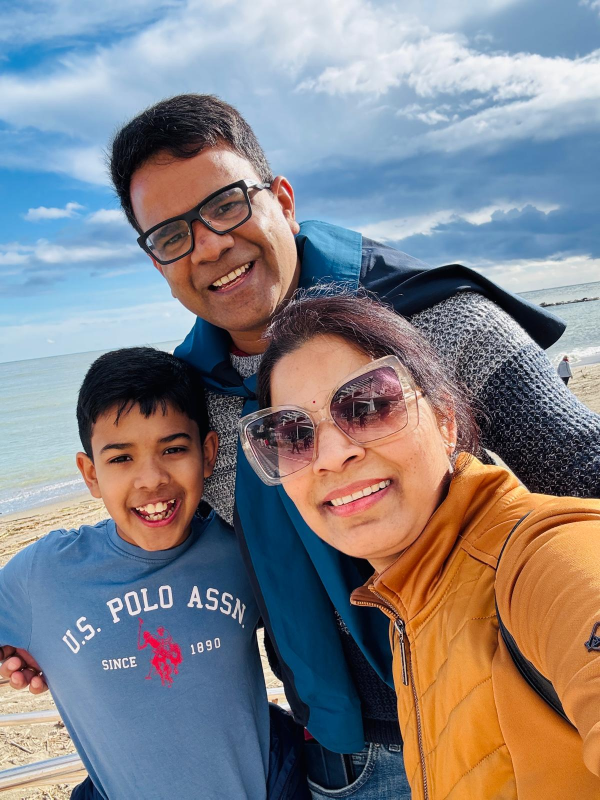
#> input picture family.jpeg, 1200 x 1599 px (shown at 1/2 size)
$ python image_wdith_annotation_project.py
#> lines starting #> are read from the running program, lines starting #| are printed output that depends on the picture
import cv2

image = cv2.imread("family.jpeg")
#> image is the input picture: shape (1599, 1200, 3); mean B, G, R 134.5, 130.2, 132.2


h, w = image.shape[:2]
#> h = 1599; w = 1200


image = cv2.resize(image, (w, h // 2))
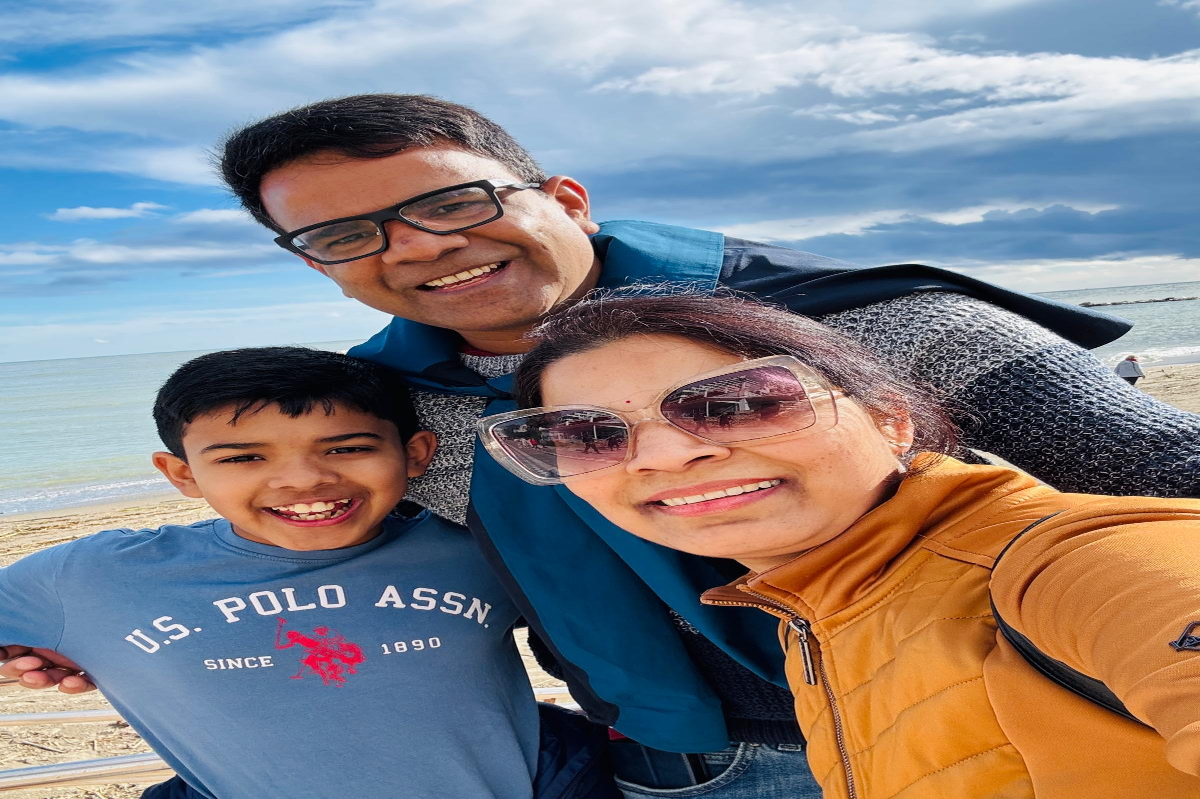
#> image: shape (799, 1200, 3); mean B, G, R 134.4, 130.1, 132.1

h, w = image.shape[:2]
#> h = 799
y = h // 2
#> y = 399

cv2.arrowedLine(image, (10, y), (w - 10, y), (0, 255, 0), 3)
cv2.arrowedLine(image, (w - 10, y), (10, y), (0, 255, 0), 3)

cv2.putText(image, f"Width: {w}px", (w // 2 - 80, y - 20),
            cv2.FONT_HERSHEY_SIMPLEX, 1, (0, 255, 0), 2)
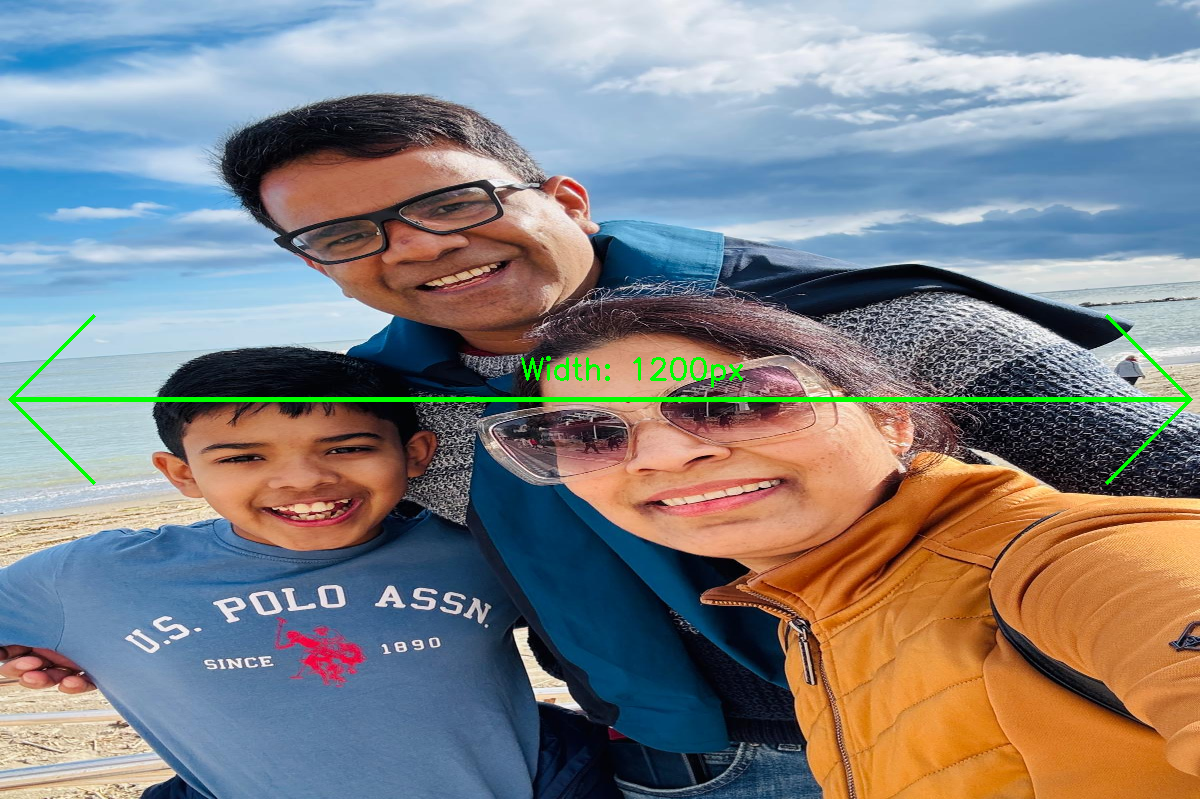
#> image: shape (799, 1200, 3); mean B, G, R 133.3, 131.4, 130.9

cv2.imwrite("output_images/width.jpg", image)

cv2.imshow("Image", image)
cv2.waitKey(0)
cv2.destroyAllWindows()

$ run again, with Cat.jpg copied over family.jpeg
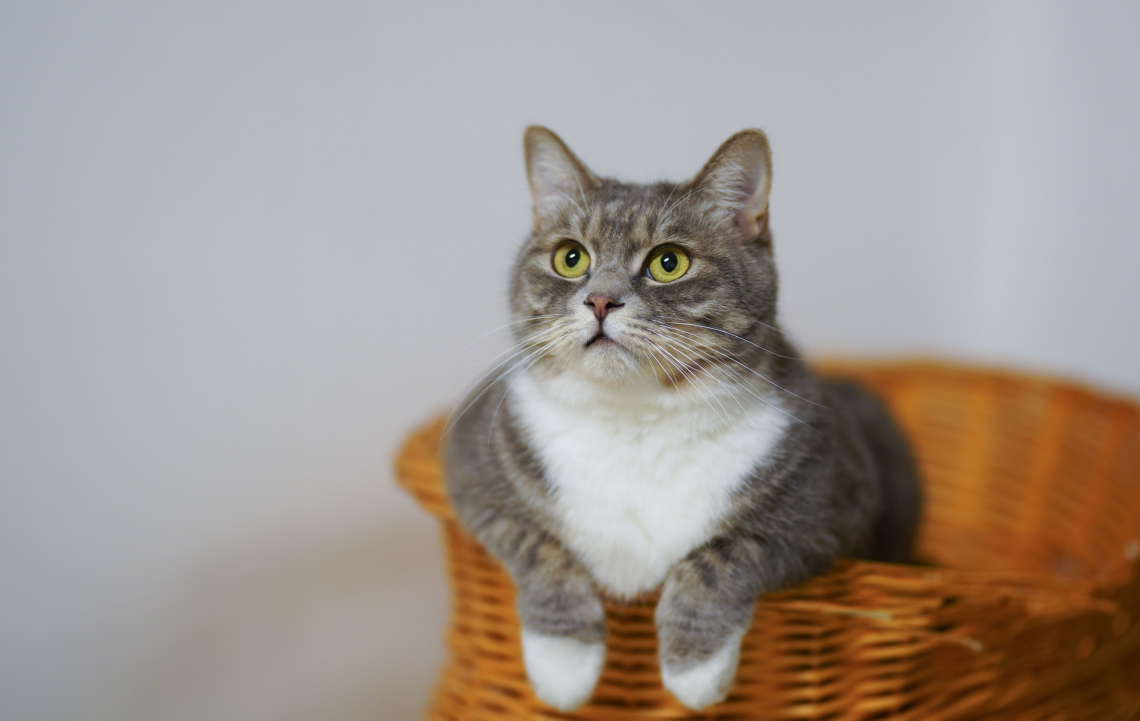
#> input picture Cat.jpg, 5700 x 3601 px (shown at 1/5 size)
#> image is the input picture: shape (3601, 5700, 3); mean B, G, R 145.4, 151.9, 160.7
#> `image = cv2.resize(image, (w, h // 2))`:
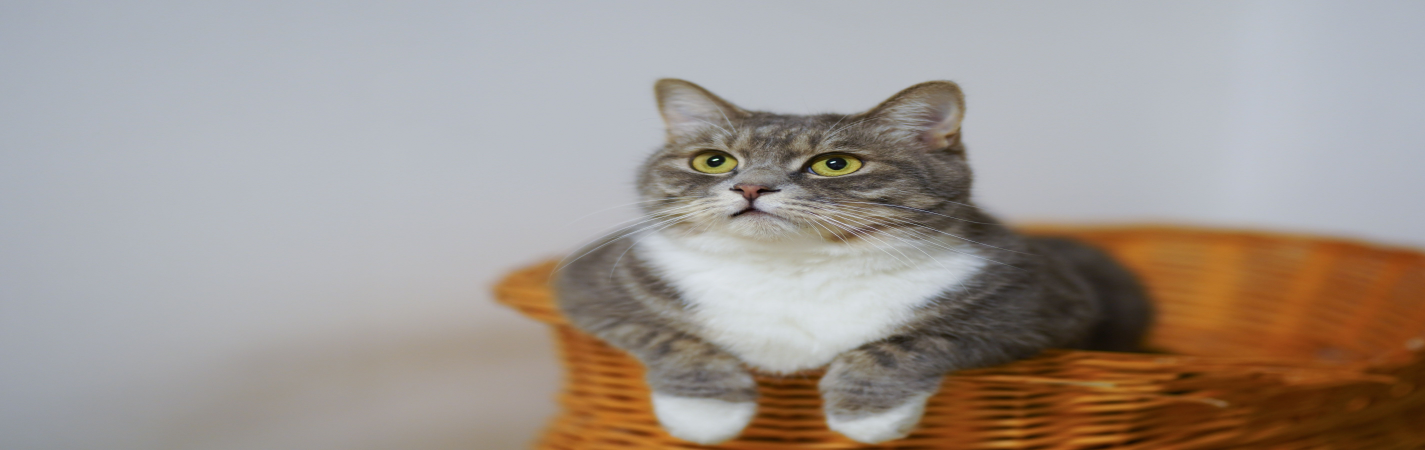
#> image: shape (1800, 5700, 3) (shown at 1/4 size); mean B, G, R 145.4, 151.8, 160.6
